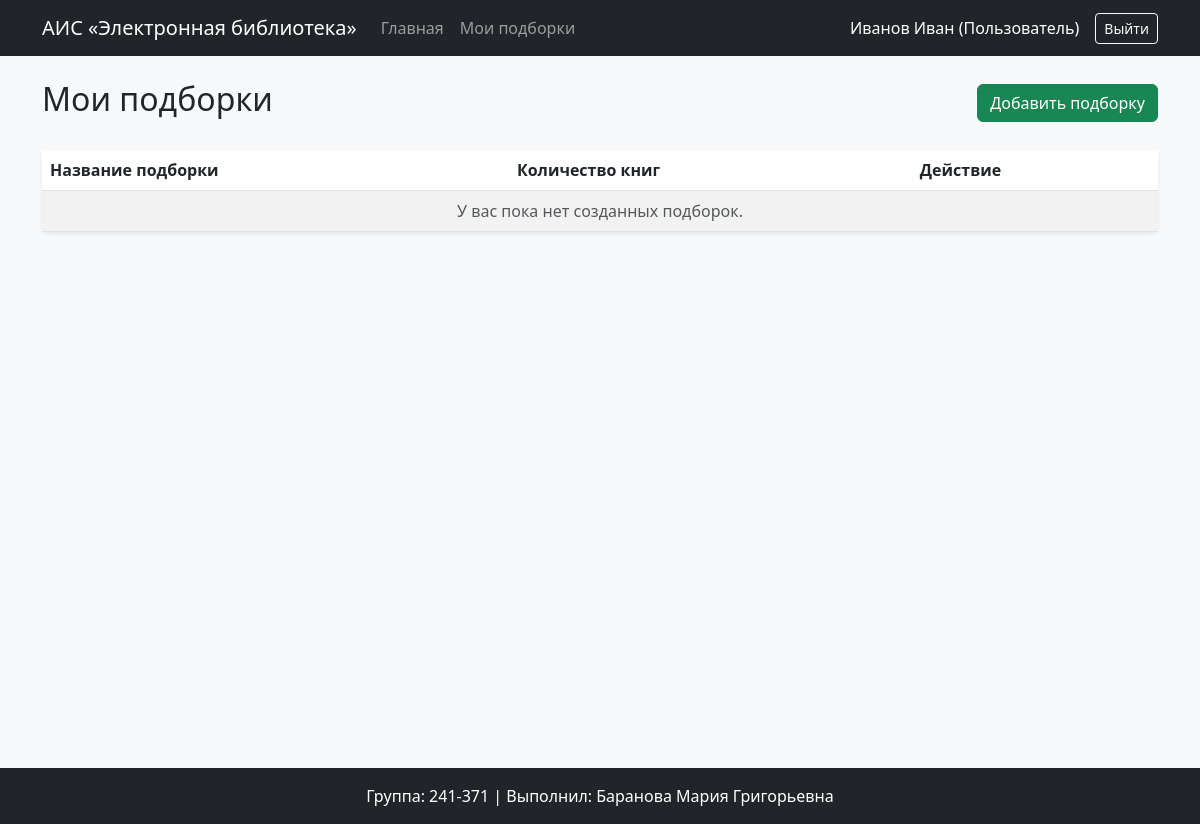
/collections (signed in), run on an earlier commit of the app's database.
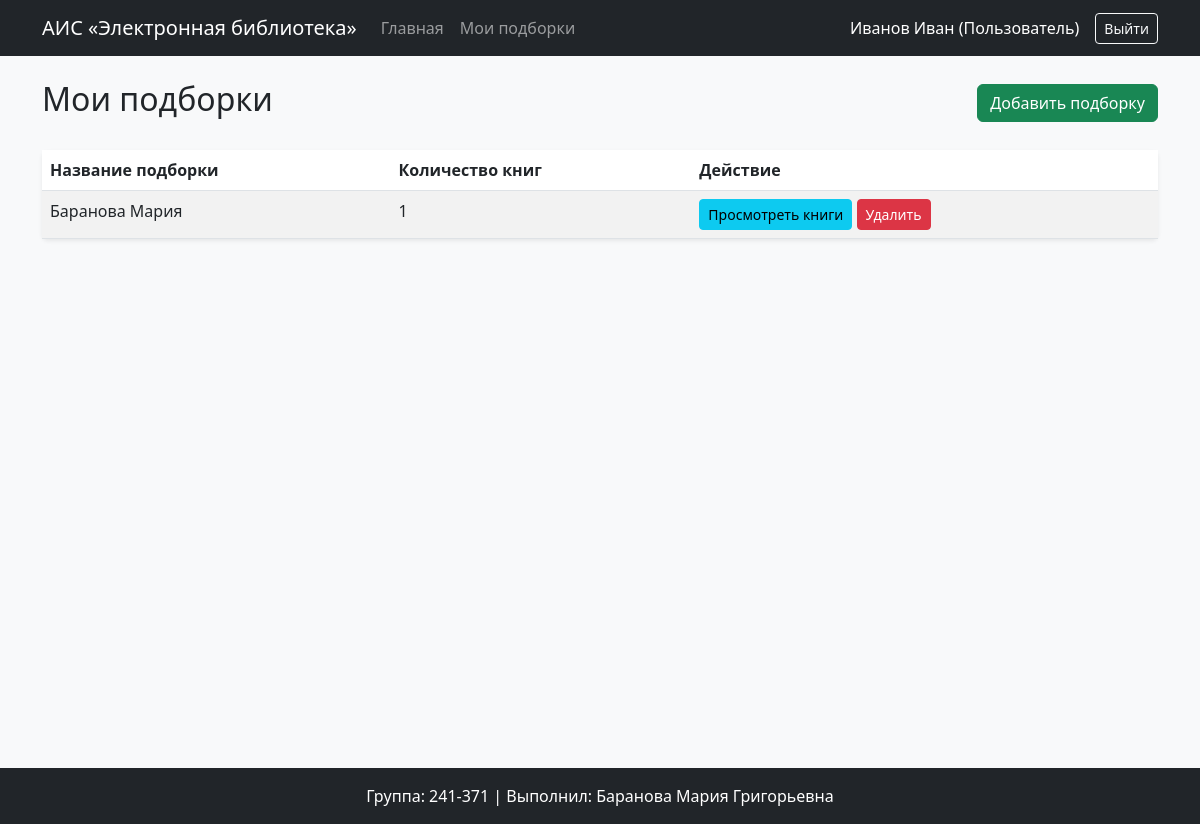
And on a later commit of the database.
### models.py (models this page shows)
class Collection(db.Model):
    __tablename__ = 'collections'
    id = db.Column(db.Integer, primary_key=True)
    name = db.Column(db.String(255), nullable=False)
    user_id = db.Column(db.Integer, db.ForeignKey('users.id', ondelete='CASCADE'), nullable=False)
    books = db.relationship('Book', secondary=book_collection, backref='collections_list')

### app.py (the view)
@app.route('/collections')
@login_required
def collections():
    user_collections = Collection.query.filter_by(user_id=current_user.id).all()
    return render_template('collections.html', collections=user_collections)

### auth.py (called while the page is built)
@login_manager.user_loader
def load_user(user_id):
    return User.query.get(int(user_id))

### models.py (called while the page is built)
    @property
    def full_name(self):
        if self.middle_name:
            return f"{self.last_name} {self.first_name} {self.middle_name}"
        return f"{self.last_name} {self.first_name}"

### templates/collections.html (shortened to what this page needs)
{% extends 'base.html' %}
{% block content %}
<div class="d-flex justify-content-between align-items-center mb-4">
    <h2>Мои подборки</h2>
    <button class="btn btn-success" data-bs-toggle="modal" data-bs-target="#newCollectionModal">Добавить подборку</button>
</div>
<table class="table table-striped table-hover bg-white shadow-sm rounded">
    <thead>
        <tr>
            <th>Название подборки</th>
            <th>Количество книг</th>
            <th>Действие</th>
        </tr>
    </thead>
    <tbody>
        {% for col in collections %}
        <tr>
            <td>{{ col.name }}</td>
            <td>{{ col.books|length }}</td>
            <td>
    <a href="{{ url_for('view_collection', collection_id=col.id) }}" class="btn btn-info btn-sm">
    Просмотреть книги
</a>
    <form action="{{ url_for('delete_collection', collection_id=col.id) }}" method="POST" style="display:inline;">
        <button type="submit" class="btn btn-danger btn-sm" onclick="return confirm('Удалить подборку?')">Удалить</button>
    </form>
</td>
        </tr>
        {% else %}
        <tr>
            <td colspan="3" class="text-center text-muted">У вас пока нет созданных подборок.</td>
        </tr>
        {% endfor %}
    </tbody>
</table>
{% endblock %}

What changed in the data, as far as the page shows it:
added Collection: name "Баранова Мария", books|length "1"
Also different on the page:
text no longer shown: "У вас пока нет созданных подборок."
